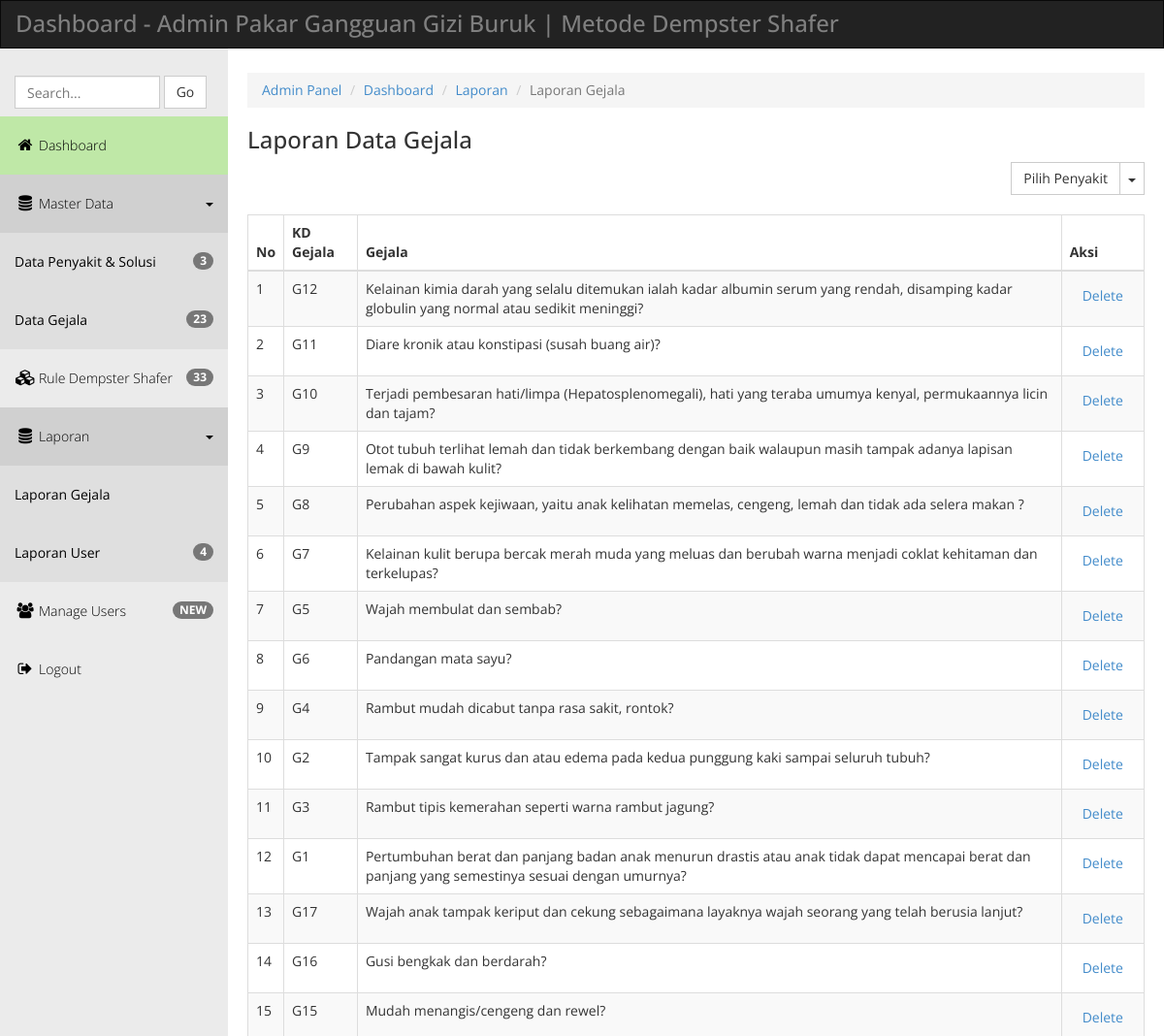
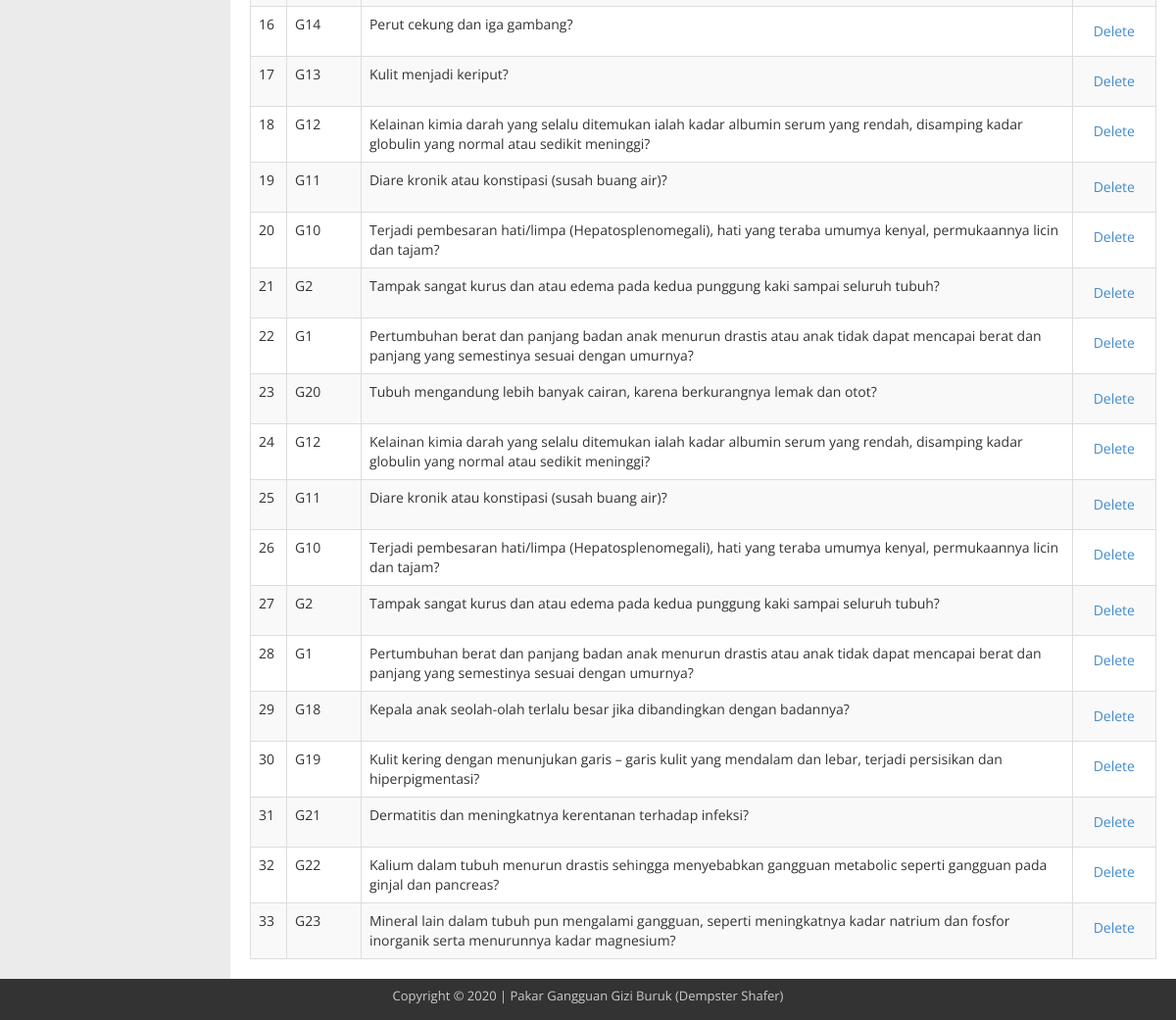
Screenshot of /admin/lapgejala.php with the database file from the repository (2 pictures, top to bottom).
### tables this page shows
CREATE TABLE `tb_rules` (
  `id_problem` int(11) DEFAULT NULL,
  `id_evidence` int(11) DEFAULT NULL,
  `cf` float DEFAULT NULL
);

CREATE TABLE `tb_gejala` (
  `id` int(11) NOT NULL,
  `kdgejala` varchar(3) DEFAULT NULL,
  `gejala` text DEFAULT NULL
);

### admin/lapgejala.php (the view, shortened to what this page needs)
<!DOCTYPE html>
<head>
  <link rel="stylesheet" href="css/templatemo_main.css">
</head>
<body>
  <div class="navbar navbar-inverse" role="navigation">
      <div class="navbar-header">
        <div class="logo"><h1>Dashboard - Admin Pakar Gangguan Gizi Buruk | Metode Dempster Shafer</h1></div>
      </div>
    </div>
    <div class="template-page-wrapper">
      <div class="navbar-collapse collapse templatemo-sidebar">
        <ul class="templatemo-sidebar-menu">
          <li>
            <form class="navbar-form">
              <input type="text" class="form-control" id="templatemo_search_box" placeholder="Search...">
              <span class="btn btn-default">Go</span>
            </form>
          </li>
          <li class="active"><a href="index.php"><i class="fa fa-home"></i>Dashboard</a></li>
          <li class="sub open">
            <a href="javascript:;">
              <i class="fa fa-database"></i>Master Data <div class="pull-right"><span class="caret"></span></div>
            </a>
            <ul class="templatemo-submenu">
              <li><a href="penyakit.php"><span class="badge pull-right"><?php include "koneksi.php"; $queryNP=mysqli_query($koneksi,"SELECT * FROM tb_penyakit"); $numNP=mysqli_num_rows($queryNP); echo $numNP;?></span>Data Penyakit & Solusi</a></li>
              <li><a href="gejala.php"><span class="badge pull-right"><?php $queryNP=mysqli_query($koneksi,"SELECT * FROM tb_gejala ORDER BY id ASC"); $numNP=mysqli_num_rows($queryNP); echo $numNP;?></span>Data Gejala</a></li>
            </ul>
          </li>
          <li><a href="basis_pengetahuan.php"><i class="fa fa-cubes"></i><span class="badge pull-right"><?php $queryNR=mysqli_query($koneksi,"SELECT * FROM tb_rules"); $numNR=mysqli_num_rows($queryNR); echo $numNR;?></span>Rule Dempster Shafer</a></li>
          <li class="sub open">
            <a href="javascript:;">
              <i class="fa fa-database"></i>Laporan<div class="pull-right"><span class="caret"></span></div>
            </a>
            <ul class="templatemo-submenu">
              <li><a href="lapgejala.php">Laporan Gejala</a></li>
              <li><a href="lapuser.php"><span class="badge pull-right"><?php $queryNP3=mysqli_query($koneksi,"SELECT * FROM tbpasien"); $numNP3=mysqli_num_rows($queryNP3); echo $numNP3;?></span>Laporan User</a></li>
            </ul>
          </li>
          <li><a href="manage_user.php"><i class="fa fa-users"></i><span class="badge pull-right">NEW</span>Manage Users</a></li>
          <li><a href="javascript:;" data-toggle="modal" data-target="#confirmModal"><i class="fa fa-sign-out"></i>Logout</a></li>
        </ul>
      </div>
      <div class="templatemo-content-wrapper">
        <div class="templatemo-content">
          <ol class="breadcrumb">
            <li><a href="index.php">Admin Panel</a></li>
            <li><a href="#">Dashboard</a></li>
            <li><a href="#">Laporan</a></li>
            <li class="active">Laporan Gejala</li>
          </ol>
          <h1>Laporan Data Gejala</h1>
                   <div class="row">
            <div class="col-md-12">
              <div class="btn-group pull-right" id="templatemo_sort_btn">
                <button type="button" class="btn btn-default">Pilih Penyakit</button>
                <button type="button" class="btn btn-default dropdown-toggle" data-toggle="dropdown">
                  <span class="caret"></span>
                </button>
              </div>
              <div class="table-responsive">
                <table class="table table-striped table-hover table-bordered">
                  <thead>
                    <tr>
                      <th>No</th>
                      <th>KD Gejala</th>
                      <th>Gejala</th>
                      <th>Aksi</th>
                    </tr>
                  </thead>
                  <tbody>
                    <?php
					if(isset($_GET['data'])){
	$kdsakit=$_GET['data'];
	$sql = "SELECT * FROM tb_rules,tb_gejala WHERE tb_rules.id_problem='$kdsakit' AND tb_gejala.id=tb_rules.id_evidence ";
	}else { $sql = "SELECT * FROM tb_rules,tb_gejala WHERE tb_gejala.id=tb_rules.id_evidence ";}
	$qry = mysqli_query($koneksi,$sql) or die ("SQL Error".mysqli_error());
	$no=0;
	while ($data = mysqli_fetch_array ($qry)) {
	$no++;
   ?>
                    <tr>
                      <td><?php echo $no;?></td>
                      <td><?php echo $data['kdgejala'];?></td>
                      <td><?php echo $data['gejala'];?></td>
                      <td><a href="javascript:;" data-toggle="modal" data-target="#confirmModal2" class="btn btn-link">Delete</a>
                      </td>
                    </tr><?php }?>
                  </tbody>
                </table>
              </div>
            </div>
          </div>
        </div>
      </div>
      <footer class="templatemo-footer">
        <div class="templatemo-copyright">
           <p>Copyright &copy; 2020 | Pakar Gangguan Gizi Buruk (Dempster Shafer)</p>
        </div>
      </footer>
    </div>
</body>
</html>

### admin/css/templatemo_main.css (style rules this page uses)
* { font-family: 'Open Sans', sans-serif; }
body { background-color: rgb(235,235,235); }
h1 { font-size: 24px; }
.logo { display: inline-block; }
.logo h1 { font-size: 24px; margin: 10px 15px; }
.templatemo-content-wrapper { float: left; width: 100%; }
.templatemo-content { margin-left: 235px; margin-top: 0px; min-height: 600px; padding: 25px 20px 0 20px; background-color: white; overflow-x: hidden; }
.templatemo-footer { clear: both; font-size: 13px; padding: 8px 0 5px 0; text-align: center; color: #ccc; background-color: #333; }
#templatemo_search_box { width: 150px; display: inline-block; }
.navbar { margin-bottom: 0; border-radius: 0; }
.navbar-header { color: rgb(127,127,127); }
.templatemo-sidebar { padding: 0; margin-top: 20px; }
.templatemo-sidebar .templatemo-sidebar-menu { list-style: none; margin: 0; padding: 0; }
.templatemo-sidebar .templatemo-sidebar-menu > li { display: block; margin: 0; padding: 0; border: 0px; }
.templatemo-sidebar .templatemo-sidebar-menu > li > a { display: block; position: relative; margin: 0; border: 0px; padding: 20px 15px; text-decoration: none; font-size: 14px; font-weight: 300; }
.templatemo-sidebar-menu a { color: black; }
.templatemo-sidebar-menu li.sub .templatemo-submenu { display: none; }
.templatemo-sidebar-menu li.sub.open .templatemo-submenu { display: block; }
.templatemo-submenu { padding-left: 0; }
.templatemo-submenu li { list-style: none; background-color: #DFDFDF; }
.templatemo-submenu li a { display: block; padding: 20px 15px; margin: 0; }
.templatemo-sidebar-menu > li.sub.open > a { background-color: rgba(145,145,145,0.3); }
.templatemo-sidebar .templatemo-sidebar-menu >li.active, .templatemo-sidebar .templatemo-sidebar-menu>li>a:hover { background-color: rgb(191, 232, 167); }
.templatemo-sidebar .templatemo-sidebar-menu > li > a > i { font-size: 16px; top: 2px; margin-top: 1px; margin-left: 1px; margin-right: 4px; display: inline-block; width: 1.25em; text-align: center; }
#templatemo_sort_btn { margin-bottom: 20px; }
.nav-pills>li>a, .nav-tabs>li>a, .alert, .progress, .panel, .btn, .panel-group .panel, .form-control, .modal-content, .breadcrumb { border-radius: 0; }
@media screen and (min-width: 992px) { .templatemo-sidebar { width: 235px; float: left; position: relative; margin-right: -100%; } }

### rows the page displays
tb_rules: tb_gejala.kdgejala "G12", tb_gejala.gejala "Kelainan kimia darah yang selalu ditemukan ialah kadar albumin serum yang rendah, disamping kadar globulin yang normal atau sedikit meninggi?"
tb_rules: tb_gejala.kdgejala "G11", tb_gejala.gejala "Diare kronik atau konstipasi (susah buang air)?"
tb_rules: tb_gejala.kdgejala "G10", tb_gejala.gejala "Terjadi pembesaran hati/limpa (Hepatosplenomegali), hati yang teraba umumya kenyal, permukaannya licin dan tajam?"
tb_rules: tb_gejala.kdgejala "G9", tb_gejala.gejala "Otot tubuh terlihat lemah dan tidak berkembang dengan baik walaupun masih tampak adanya lapisan lemak di bawah kulit?"
tb_rules: tb_gejala.kdgejala "G8", tb_gejala.gejala "Perubahan aspek kejiwaan, yaitu anak kelihatan memelas, cengeng, lemah dan tidak ada selera makan ?"
tb_rules: tb_gejala.kdgejala "G7", tb_gejala.gejala "Kelainan kulit berupa bercak merah muda yang meluas dan berubah warna menjadi coklat kehitaman dan terkelupas?"
tb_rules: tb_gejala.kdgejala "G5", tb_gejala.gejala "Wajah membulat dan sembab?"
tb_rules: tb_gejala.kdgejala "G6", tb_gejala.gejala "Pandangan mata sayu?"
tb_rules: tb_gejala.kdgejala "G4", tb_gejala.gejala "Rambut mudah dicabut tanpa rasa sakit, rontok?"
tb_rules: tb_gejala.kdgejala "G2", tb_gejala.gejala "Tampak sangat kurus dan atau edema pada kedua punggung kaki sampai seluruh tubuh?"
tb_rules: tb_gejala.kdgejala "G3", tb_gejala.gejala "Rambut tipis kemerahan seperti warna rambut jagung?"
tb_rules: tb_gejala.kdgejala "G1", tb_gejala.gejala "Pertumbuhan berat dan panjang badan anak menurun drastis atau anak tidak dapat mencapai berat dan panjang yang semestinya sesuai dengan umurnya?"
tb_rules: tb_gejala.kdgejala "G17", tb_gejala.gejala "Wajah anak tampak keriput dan cekung sebagaimana layaknya wajah seorang yang telah berusia lanjut?"
tb_rules: tb_gejala.kdgejala "G16", tb_gejala.gejala "Gusi bengkak dan berdarah?"
tb_rules: tb_gejala.kdgejala "G15", tb_gejala.gejala "Mudah menangis/cengeng dan rewel?"
tb_rules: tb_gejala.kdgejala "G14", tb_gejala.gejala "Perut cekung dan iga gambang?"
tb_rules: tb_gejala.kdgejala "G13", tb_gejala.gejala "Kulit menjadi keriput?"
tb_rules: tb_gejala.kdgejala "G12", tb_gejala.gejala "Kelainan kimia darah yang selalu ditemukan ialah kadar albumin serum yang rendah, disamping kadar globulin yang normal atau sedikit meninggi?"
tb_rules: tb_gejala.kdgejala "G11", tb_gejala.gejala "Diare kronik atau konstipasi (susah buang air)?"
tb_rules: tb_gejala.kdgejala "G10", tb_gejala.gejala "Terjadi pembesaran hati/limpa (Hepatosplenomegali), hati yang teraba umumya kenyal, permukaannya licin dan tajam?"
tb_rules: tb_gejala.kdgejala "G2", tb_gejala.gejala "Tampak sangat kurus dan atau edema pada kedua punggung kaki sampai seluruh tubuh?"
tb_rules: tb_gejala.kdgejala "G1", tb_gejala.gejala "Pertumbuhan berat dan panjang badan anak menurun drastis atau anak tidak dapat mencapai berat dan panjang yang semestinya sesuai dengan umurnya?"
tb_rules: tb_gejala.kdgejala "G20", tb_gejala.gejala "Tubuh mengandung lebih banyak cairan, karena berkurangnya lemak dan otot?"
tb_rules: tb_gejala.kdgejala "G12", tb_gejala.gejala "Kelainan kimia darah yang selalu ditemukan ialah kadar albumin serum yang rendah, disamping kadar globulin yang normal atau sedikit meninggi?"
tb_rules: tb_gejala.kdgejala "G11", tb_gejala.gejala "Diare kronik atau konstipasi (susah buang air)?"
tb_rules: tb_gejala.kdgejala "G10", tb_gejala.gejala "Terjadi pembesaran hati/limpa (Hepatosplenomegali), hati yang teraba umumya kenyal, permukaannya licin dan tajam?"
tb_rules: tb_gejala.kdgejala "G2", tb_gejala.gejala "Tampak sangat kurus dan atau edema pada kedua punggung kaki sampai seluruh tubuh?"
tb_rules: tb_gejala.kdgejala "G1", tb_gejala.gejala "Pertumbuhan berat dan panjang badan anak menurun drastis atau anak tidak dapat mencapai berat dan panjang yang semestinya sesuai dengan umurnya?"
tb_rules: tb_gejala.kdgejala "G18", tb_gejala.gejala "Kepala anak seolah-olah terlalu besar jika dibandingkan dengan badannya?"
tb_rules: tb_gejala.kdgejala "G19", tb_gejala.gejala "Kulit kering dengan menunjukan garis – garis kulit yang mendalam dan lebar, terjadi persisikan dan hiperpigmentasi?"
tb_rules: tb_gejala.kdgejala "G21", tb_gejala.gejala "Dermatitis dan meningkatnya kerentanan terhadap infeksi?"
tb_rules: tb_gejala.kdgejala "G22", tb_gejala.gejala "Kalium dalam tubuh menurun drastis sehingga menyebabkan gangguan metabolic seperti gangguan pada ginjal dan pancreas?"
tb_rules: tb_gejala.kdgejala "G23", tb_gejala.gejala "Mineral lain dalam tubuh pun mengalami gangguan, seperti meningkatnya kadar natrium dan fosfor inorganik serta menurunnya kadar magnesium?"

### other values shown
$numNP "3"
$numNP "23"
$numNR "33"
$numNP3 "4"
